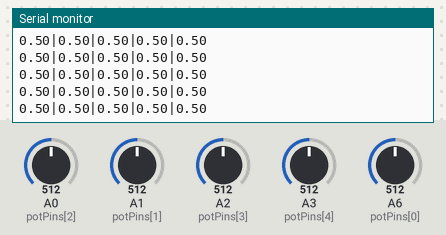
The sketch below on a simulated Arduino Nano, built with avr-gcc and run on an emulated ATmega328P. Parts: the last lines printed to the serial monitor. Inputs (shaded band) come from the test bench; at power-on: A0 (potPins[2]) = 512, A1 (potPins[1]) = 512, A2 (potPins[3]) = 512, A3 (potPins[4]) = 512, A6 (potPins[0]) = 512.

Above: at 1.2 s.
1.3 s: A0 (potPins[2]) set to 716
At 2.2 s:
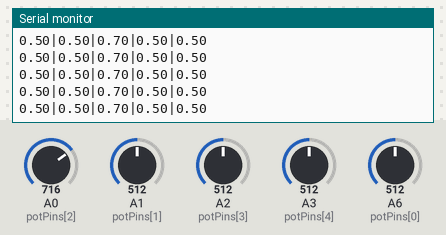
4.3 s: A1 (potPins[1]) set to 716
At 4.8 s:
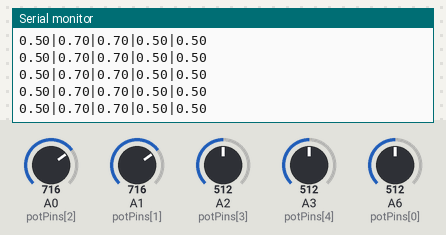
5.8 s: A2 (potPins[3]) set to 716
At 6.3 s:
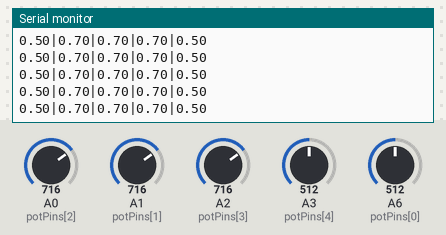
8.8 s: A3 (potPins[4]) set to 716
At 9.5 s:
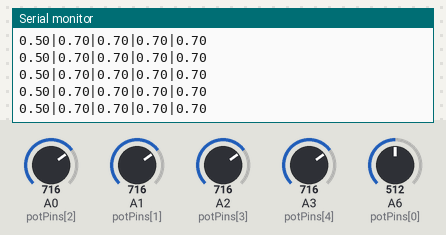
10.3 s: A6 (potPins[0]) set to 716
At 11.1 s:
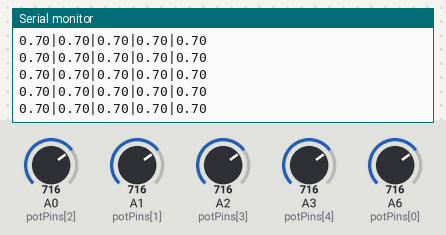
11.8 s: A0 (potPins[2]) set to 992
At 12.6 s:
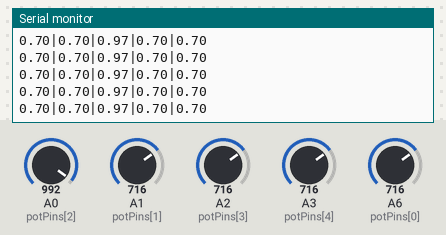
Timing chart, 0 to 14.8 s (numbered marks = the images above; inputs shaded):
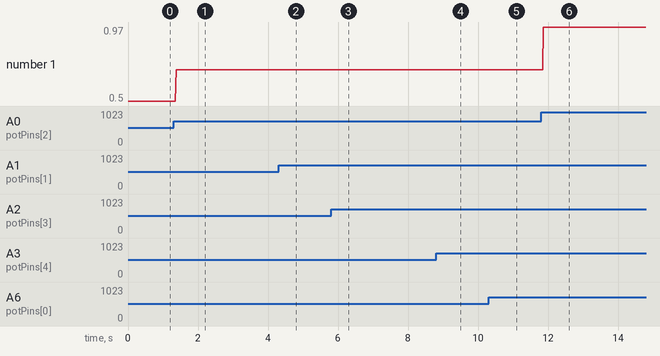

The sketch:

Arduino.ino
```cpp
// (licence header left out)
#define POT_COUNT 5
const int potPins[POT_COUNT] = {A6, A1, A0, A2, A3}; // Put your pins accordingly and in the correct order
int potValues[POT_COUNT];

void setup() {
  Serial.begin(9600);
  for(int pin:potPins)
    pinMode(pin, INPUT);
}

void loop() {
  for(int i = 0; i < POT_COUNT; i++) {
    potValues[i] = analogRead(potPins[i]);
    Serial.print((float)potValues[i]/1024);
    if(i != POT_COUNT-1) {
      Serial.print("|");
    }
  }
  Serial.println("");
  delay(10); // Refresh delay
}
```

Measured:
- after the input at 1.3 s, the serial monitor: prints a new line after 0.08 s (image 1)
- after the input at 4.3 s, the serial monitor: prints a new line after 0.08 s (image 2)
- after the input at 5.8 s, the serial monitor: prints a new line after 0.07 s (image 3)
- after the input at 8.8 s, the serial monitor: prints a new line after 0.07 s (image 4)
- after the input at 10.3 s, the serial monitor: prints a new line after 0.08 s (image 5)
- after the input at 11.8 s, the serial monitor: prints a new line after 0.07 s (image 6)
- plotted number 1: 0.5 → 0.7 after the input at 1.3 s, 0.7 → 0.97 after the input at 11.8 s
